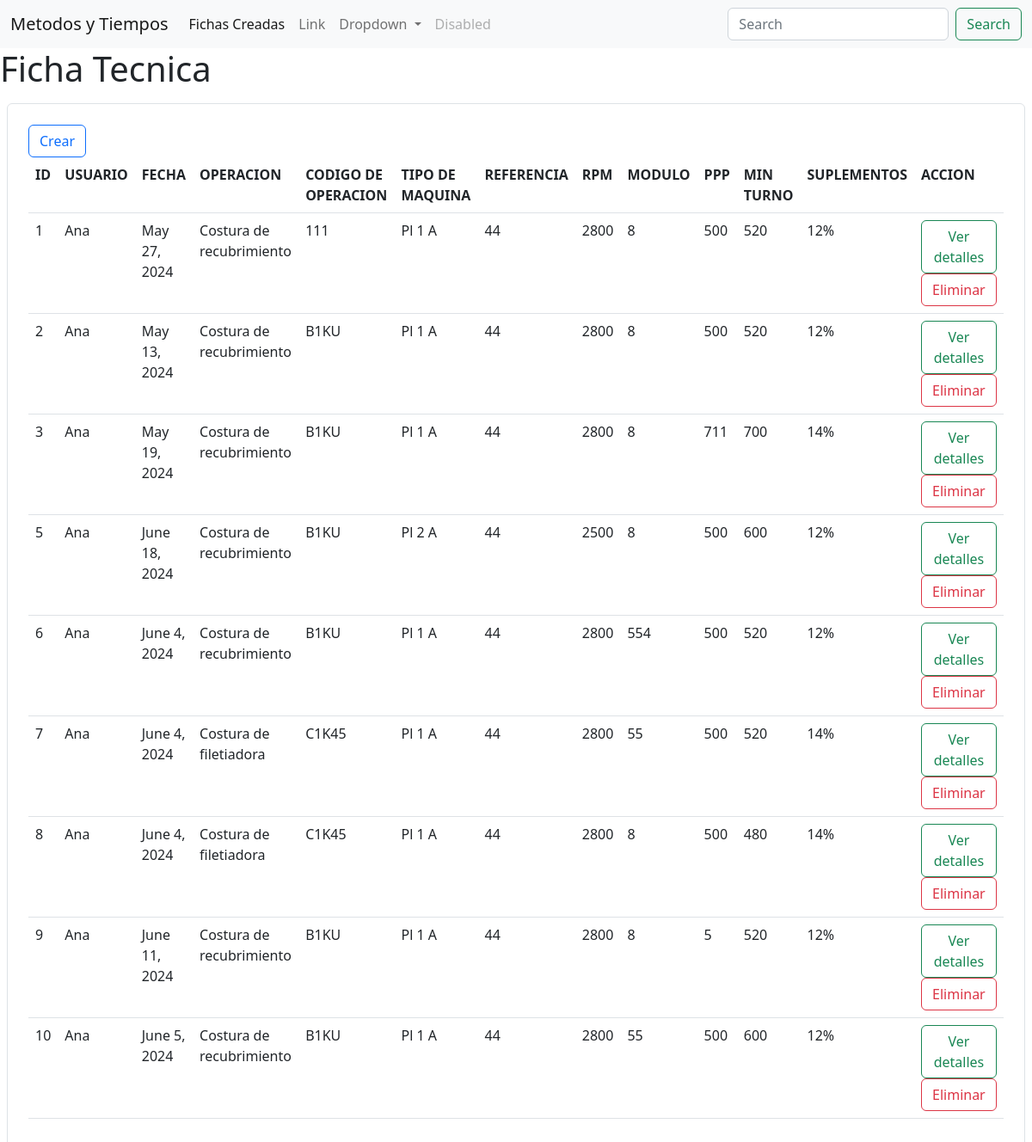
Page /listar_ficha on the earlier database version.
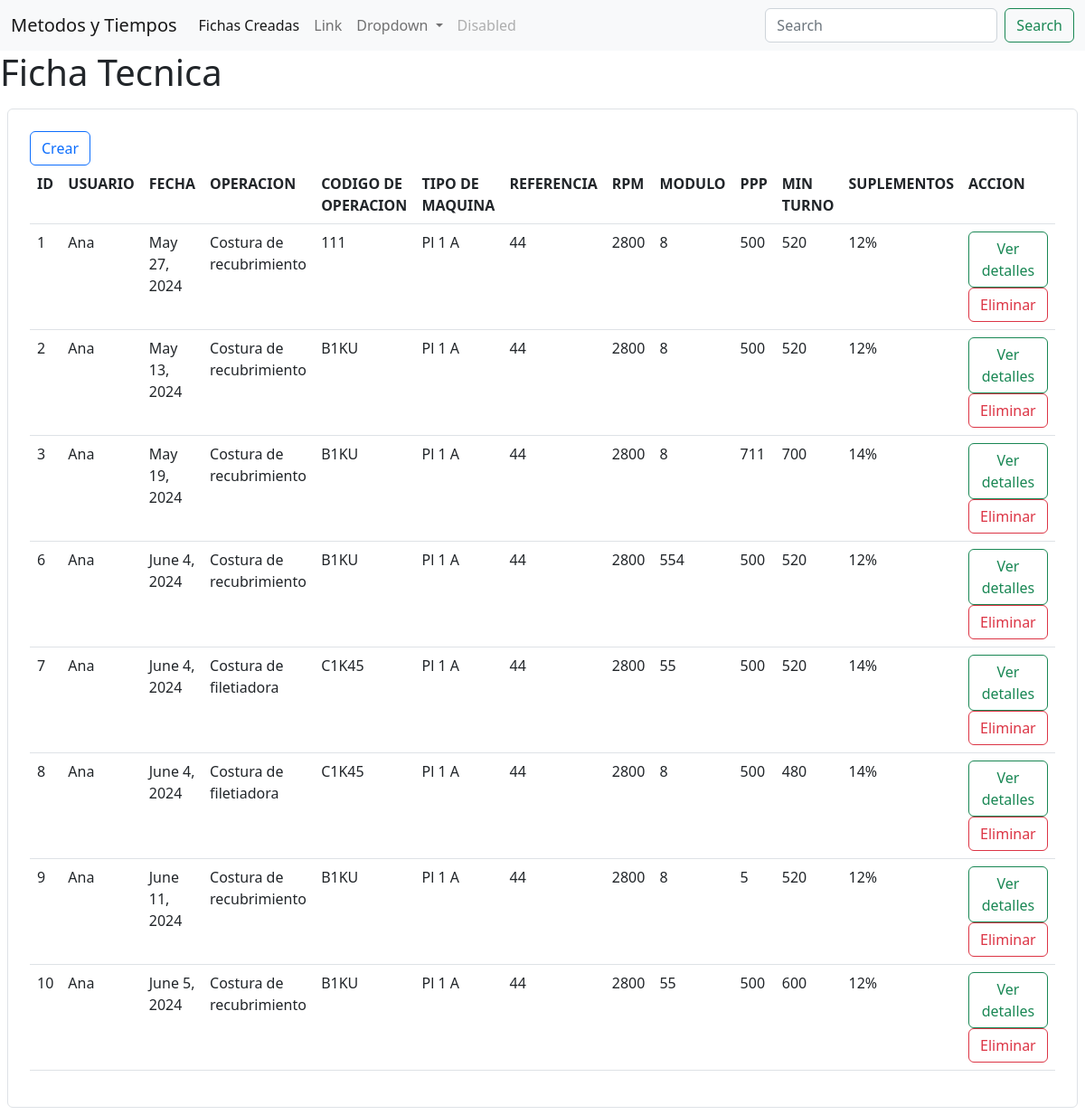
Same page on the later database version.
### app/models.py (models this page shows, shortened)
class FichaTecnica(models.Model):
    idFicha=models.BigAutoField(primary_key=True, blank=True)
    idUsuario=models.ForeignKey(Usuario,on_delete=models.CASCADE)
    fecha=models.DateField()
    operacion=models.ForeignKey(operacion,on_delete=models.CASCADE)
    codigo_Operacion=models.CharField(max_length=150)
    tipoMaquina=models.ForeignKey(MaquinaDeCoser,on_delete=models.CASCADE)
    ref=models.CharField(max_length=150)
    rpm=models.IntegerField()
    modulo=models.CharField(max_length=150)
    ppp=models.CharField(max_length=150)
    minTurno=models.ForeignKey(Turno,on_delete=models.CASCADE)
    suplementos=models.ForeignKey(Suplemento,on_delete=models.CASCADE)
    tipoTela=models.CharField(max_length=150)
    tiempoMinimoCostura=models.FloatField(default=0.0)
    gtf=models.ForeignKey(Gtf,on_delete=models.CASCADE)
    distanciaCostura=models.FloatField(default=0.0)
    numeroParadas=models.IntegerField(default=0)
    constante=models.FloatField(default=0.0006)
    factorAltaVelocidad=models.FloatField(default=0.0)
    paradaArranque=models.IntegerField(default=0)
    presicionParada=models.ForeignKey(Presicion_de_parada,on_delete=models.CASCADE)
    tmuCostura=models.FloatField(default=0.0)

class Usuario(models.Model):
    ROLES=(
        (1,"administrador"),
        (2,"usuario")
    )
    idUsuario=models.BigAutoField(primary_key=True, blank=True)
    nombre=models.CharField(max_length=50)
    apellido=models.CharField(max_length=50)
    contacto=models.CharField(max_length=50)
    email=models.CharField(max_length=50)
    nombreUsuario=models.CharField(max_length=50)
    contrasena=models.CharField(max_length=50)
    rol=models.IntegerField(choices=ROLES,default=2)
    def __str__(self):
        return f"{self.nombre}"

class operacion(models.Model):
    codigo=models.CharField(primary_key=True,blank=True,max_length=150)
    nombre=models.CharField(max_length=150)
    def __str__(self):
        return f"{self.nombre}"

class MaquinaDeCoser(models.Model):
    id=models.IntegerField(primary_key=True)
    nombre=models.CharField(max_length=150)
    rpm=models.IntegerField()
    puntadas_por_min=models.IntegerField()
    def __str__(self):
        return f"{self.nombre}"

class Turno(models.Model):
    id=models.BigAutoField(primary_key=True,blank=True)
    turno=models.IntegerField(null=True)
    def __str__(self):
        return f"{self.turno}"

class Suplemento(models.Model):
    id=models.BigAutoField(primary_key=True,blank=True)
    porcentaje=models.CharField(max_length=150,null=True)
    def __str__(self):
        return f"{self.porcentaje}"

### app/views.py (the view)
# urls.py: path('listar_ficha', listar_fichat,name="listar_ficha"),
def listar_fichat(request):
    q=FichaTecnica.objects.all()
    contex={"data":q}
    return render(request,'app/ficha/listar_fichat.html',contex)

### app/templates/app/ficha/listar_fichat.html (shortened to what this page needs)
{% extends 'app/base.html' %}
{% load static %}
{% block container %}
        <h1>Ficha Tecnica</h1>
    {% if data %}
    <div class="d-flex justify-content-center align-items-center">
        <div class="border p-4 rounded w-78 m-2">
            <a href="{% url 'form_fichat' %}" class="btn btn-outline-primary">Crear</a>
            <table class="table table-hover">
                <tr>
                    <th>ID</th>
                    <th>USUARIO</th>
                    <th>FECHA</th>
                    <th>OPERACION</th>
                    <th>CODIGO DE OPERACION</th>
                    <th>TIPO DE MAQUINA</th>
                    <th>REFERENCIA</th>
                    <th>RPM</th>
                    <th>MODULO</th>
                    <th>PPP</th>
                    <th>MIN TURNO</th>
                    <th>SUPLEMENTOS</th>
                    <th>ACCION</th>
                </tr>
                {% for i in data %}
                <tr>
                    <td>{{i.idFicha}}</td>
                    <td>{{i.idUsuario}}</td>
                    <td>{{i.fecha}}</td>
                    <td>{{i.operacion}}</td>
                    <td>{{i.codigo_Operacion}}</td>
                    <td>{{i.tipoMaquina}}</td>
                    <td>{{i.ref}}</td>
                    <td>{{i.rpm}}</td>
                    <td>{{i.modulo}}</td>
                    <td>{{i.ppp}}</td>
                    <td>{{i.minTurno}}</td>
                    <td>{{i.suplementos}}</td>
                    <td>
                        <a href="" class="btn btn-outline-success">Ver detalles</a>
                        <a href="" class="btn btn-outline-danger">Eliminar</a>
                    </td>
                </tr>
                {% endfor %}
            </table>
        </div>
    </div>
    {% else %}
    <h1>No hay registros en el momento</h1>
    {% endif %}
{% endblock %}

Differences in the rows shown:
removed FichaTecnica: idFicha "5", idUsuario "Ana", fecha "June 18, 2024", operacion "Costura de recubrimiento", codigo_Operacion "B1KU", tipoMaquina "Pl 2 A", ref "44", rpm "2500", modulo "8", ppp "500", minTurno "600", suplementos "12%"
